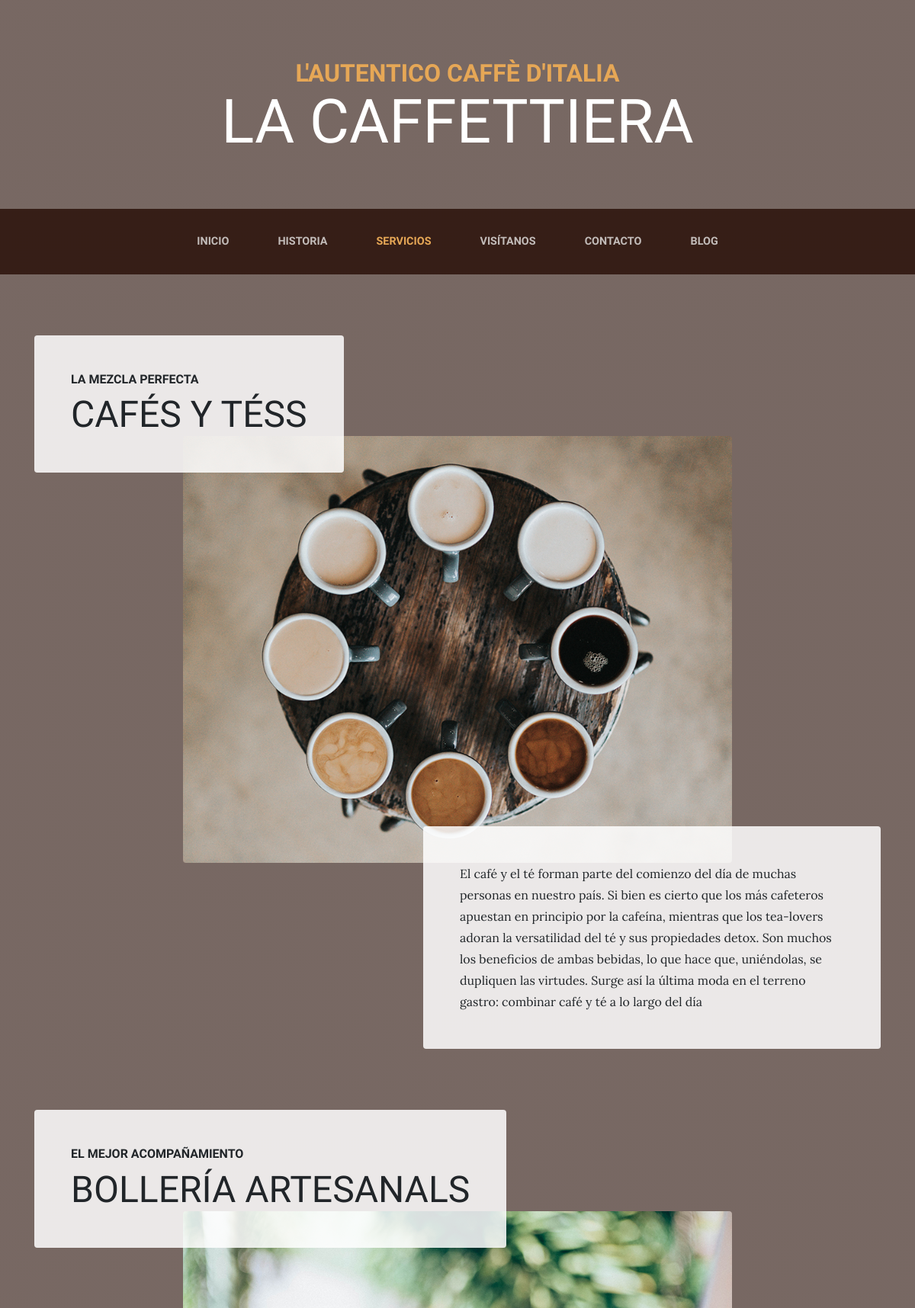
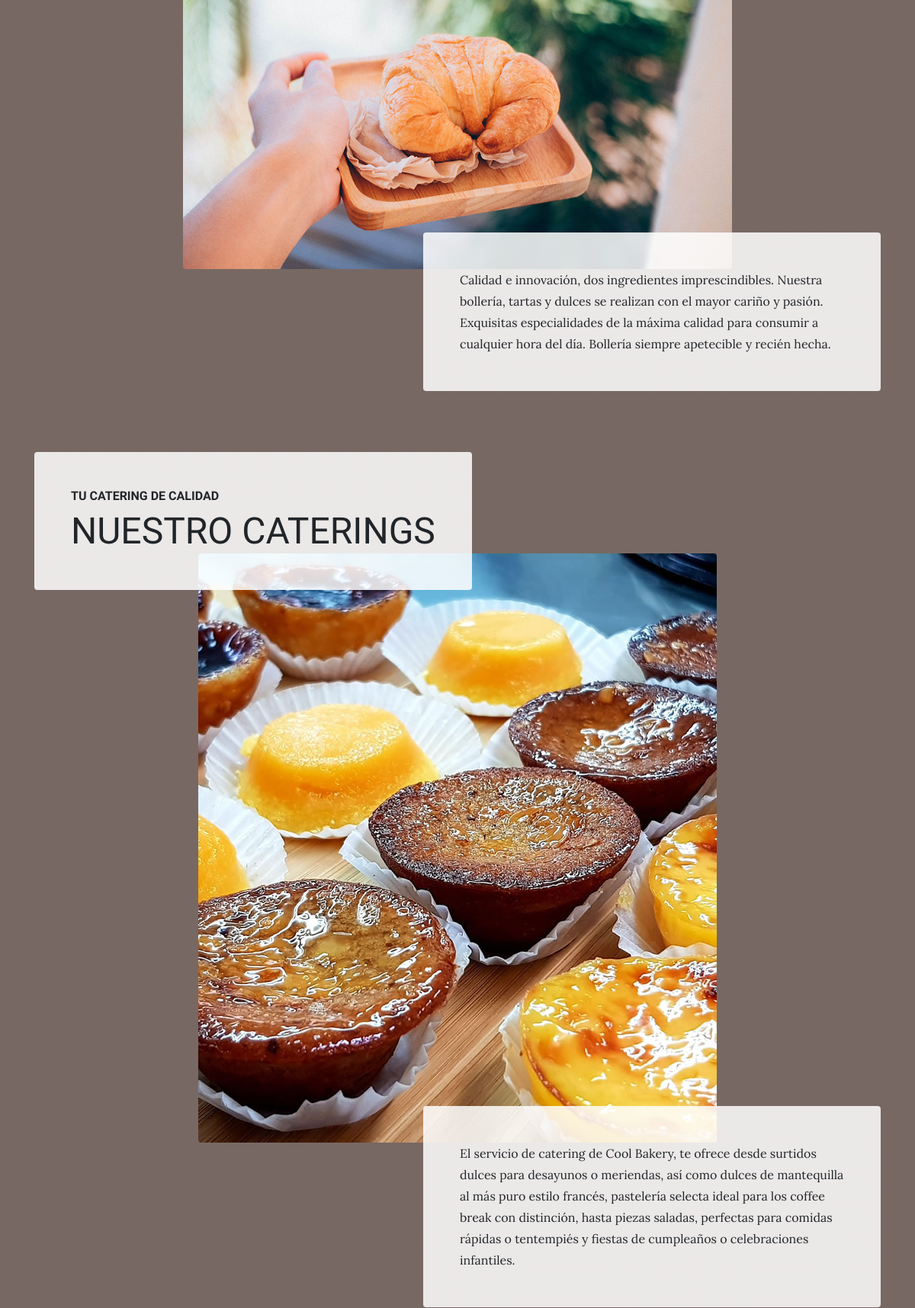
Page /services/ (upper part) on the committed database (2 pictures, top to bottom).
### services/models.py (models this page shows, shortened)
class Service(models.Model):
    title = models.CharField(max_length=200, verbose_name="titulo")
    subtitle = models.CharField(max_length=200, verbose_name="Subtitulo")
    content = models.TextField(verbose_name="Contenido")
    image= models.ImageField(upload_to='services/', verbose_name="Imagen")
    created = models.DateTimeField(auto_now_add= True, verbose_name="Fecha de creación")
    updated = models.DateTimeField(auto_now= True, verbose_name="Fecha de modificación")
    class Meta:
        verbose_name= "Servicio"
        verbose_name_plural= "Servicios"
        ordering= ['created']

### services/views.py (the view)
# urls.py: path('services/', views.services, name="servicios"),
def services(request):
    services = Service.objects.all()
    return render(request, "services/servicios.html", {"servicios": services})

### Pages/templatetags/pages_tags.py (called while the page is built)
@register.simple_tag
def get_page_list():
    pages=Page.objects.all()
    return pages

### social/processors.py (called while the page is built)
def ctx_dict(request):
    ctx ={}
    links = Link.objects.all()
    for link in links:
        ctx[link.key]=link.url
    return ctx

### templates/services/servicios.html (shortened to what this page needs)
{% extends "core/base.html" %}
{% load static %}
{% block container %}
    {% for service in servicios %}
      <section class="page-section">
        <div class="container">
          <div class="product-item">
            <div class="product-item-title d-flex">
              <div class="bg-faded p-5 d-flex mr-auto rounded">
                <h2 class="section-heading mb-0">
                  <span class="section-heading-upper">{{service.subtitle}}</span>
                  <span class="section-heading-lower">{{service.title}}s</span>
                </h2>
              </div>
            </div>
            <img class="product-item-img mx-auto d-flex rounded img-fluid mb-3 mb-lg-0" src="{{service.image.url}}" alt="">
            <div class="product-item-description d-flex ml-auto">
              <div class="bg-faded p-5 rounded">
                <p class="mb-0">{{service.content}}</p>
              </div>
            </div>
          </div>
        </div>
      </section>
    {% endfor %}
{% endblock %}

### templates/core/base.html (shortened to what this page needs)
<!DOCTYPE html>
<html lang="es">
  <head>
    {% load static %}
    <link href="{% static "vendor/bootstrap/css/bootstrap.min.css" %}" rel="stylesheet">
    <link href="{% static "vendor/font-awesome/css/font-awesome.min.css" %}" rel="stylesheet" type="text/css">
    <link href="{% static "css/business-casual.css" %}" rel="stylesheet">
  </head>
  <body>
    <h1 class="site-heading text-center text-white d-none d-lg-block">
      <span class="site-heading-upper text-primary mb-3">L'autentico caffè d'italia</span>
      <span class="site-heading-lower">La Caffettiera</span>
    </h1>
    <nav class="navbar navbar-expand-lg navbar-dark py-lg-4" id="mainNav">
      <div class="container">
        <div class="collapse navbar-collapse" id="navbarResponsive">
          <ul class="navbar-nav mx-auto">
            <li class="nav-item  px-lg-4 {% if request.path == '/' %} active {% endif %}">
              <a class="nav-link text-uppercase text-expanded" href="{% url "home" %}">Inicio</a>
            </li>
            <li class="nav-item px-lg-4 {% if request.path == '/about/' %} active {% endif %}">
              <a class="nav-link text-uppercase text-expanded" href="{% url "historia" %}">Historia</a>
            </li>
            <li class="nav-item px-lg-4 {% if request.path == '/services/' %} active {% endif %}">
              <a class="nav-link text-uppercase text-expanded" href="{% url "servicios" %}">Servicios</a>
            </li>
            <li class="nav-item px-lg-4 {% if request.path == '/visitanos/' %} active {% endif %}">
              <a class="nav-link text-uppercase text-expanded" href="{% url "visitanos" %}">Visítanos</a>
            </li>
            <li class="nav-item px-lg-4 {% if request.path == '/contact/' %} active {% endif %}">
              <a class="nav-link text-uppercase text-expanded" href="{% url "contacto" %}">Contacto</a>
            </li>
            <li class="nav-item px-lg-4 {% if request.path|slice:":6" == '/blog/' %} active {% endif %}">
              <a class="nav-link text-uppercase text-expanded" href="{% url "blog" %}">Blog</a>
            </li>
          </ul>
        </div>
      </div>
    </nav>
    {% block container %}
    {% endblock %}
    {% load pages_tags %}
    {% get_page_list as pages %}
  </body>
</html>

### static/css/business-casual.css (style rules this page uses)
body { font-family: 'Lora'; background: linear-gradient(rgba(47, 23, 15, 0.65), rgba(47, 23, 15, 0.65)), url("../img/bg.jpg"); background-attachment: fixed; background-position: center; background-size: cover; }
h1, h2, h3, h4, h5, h6 { font-family: 'Raleway'; }
p { line-height: 1.75; }
.site-heading { margin-top: 5rem; margin-bottom: 5rem; text-transform: uppercase; line-height: 1; font-family: 'Raleway'; }
.site-heading .site-heading-upper { display: block; font-size: 2rem; font-weight: 800; }
.site-heading .site-heading-lower { font-size: 5rem; font-weight: 100; line-height: 4rem; }
.page-section { margin-top: 5rem; margin-bottom: 5rem; }
.section-heading { text-transform: uppercase; }
.section-heading .section-heading-upper { display: block; font-size: 1rem; font-weight: 800; padding-bottom:.5rem; }
.section-heading .section-heading-lower { display: block; font-size: 3rem; font-weight: 100; }
.bg-faded { background-color: rgba(255, 255, 255, 0.85); }
#mainNav { background-color: rgba(47, 23, 15, 0.9); font-family: 'Raleway'; }
#mainNav .navbar-nav .nav-item .nav-link { color: rgba(255, 255, 255, 0.7); font-weight: 800; }
#mainNav .navbar-nav .nav-item.active .nav-link { color: #e6a756; }
@media (min-width: 992px) { #mainNav .navbar-nav .nav-item .nav-link { font-size: 0.9rem; } }
@media (min-width: 992px) { .product-item .product-item-title { position: relative; z-index: 1; margin-bottom: -3rem; } }
@media (min-width: 992px) { .product-item .product-item-img { position: relative; z-index: 0; max-width: 60vw; } }
@media (min-width: 992px) { .product-item .product-item-description { position: relative; z-index: 1; margin-top: -3rem; max-width: 50vw; } }
.text-primary { color: #e6a756 !important; }

### rows in the picture
Service: subtitle "LA MEZCLA PERFECTA", title "CAFÉS Y TÉS", image (picture), content "El café y el té forman parte del comienzo del día de muchas personas en nuestro país. Si bien es cierto que los más cafeteros apuestan en principio por la cafeína, mientras que los tea-lovers adoran la versatilidad del té y sus propiedades detox. Son muchos los beneficios de ambas bebidas, lo que hace que, uniéndolas, se dupliquen las virtudes. Surge así la última moda en el terreno gastro: combinar café y té a lo largo del día"
Service: subtitle "EL MEJOR ACOMPAÑAMIENTO", title "BOLLERÍA ARTESANAL", image (picture), content "Calidad e innovación, dos ingredientes imprescindibles. Nuestra bollería, tartas y dulces se realizan con el mayor cariño y pasión. Exquisitas especialidades de la máxima calidad para consumir a cualquier hora del día. Bollería siempre apetecible y recién hecha."
Service: subtitle "TU CATERING DE CALIDAD", title "NUESTRO CATERING", image (picture), content "El servicio de catering de Cool Bakery, te ofrece desde surtidos dulces para desayunos o meriendas, así como dulces de mantequilla al más puro estilo francés, pastelería selecta ideal para los coffee break con distinción, hasta piezas saladas, perfectas para comidas rápidas o tentempiés y fiestas de cumpleaños o celebraciones infantiles."
